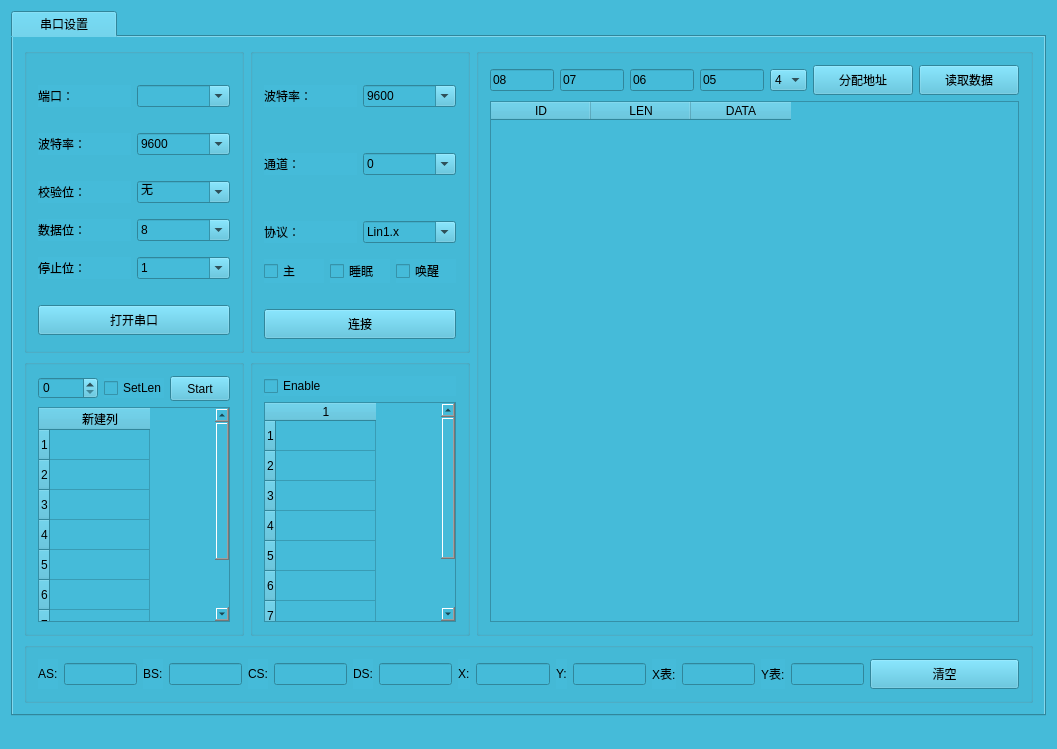
<?xml version="1.0" encoding="UTF-8"?>
<ui version="4.0">
 <class>MainWindow</class>
 <widget class="QMainWindow" name="MainWindow">
  <property name="geometry">
   <rect>
    <x>0</x>
    <y>0</y>
    <width>1057</width>
    <height>749</height>
   </rect>
  </property>
  <property name="windowTitle">
   <string>MainWindow</string>
  </property>
  <property name="styleSheet">
   <string notr="true">background-color:rgba(69, 187, 217,255);</string>
  </property>
  <widget class="QWidget" name="centralWidget">
   <layout class="QVBoxLayout" name="verticalLayout_11">
    <item>
     <widget class="QTabWidget" name="tabWidget">
      <property name="currentIndex">
       <number>0</number>
      </property>
      <widget class="QWidget" name="tab_2">
       <attribute name="icon">
        <iconset resource="qss.qrc">
         <normaloff>:/image/52414.ICO</normaloff>:/image/52414.ICO</iconset>
       </attribute>
       <attribute name="title">
        <string>     串口设置     </string>
       </attribute>
       <layout class="QVBoxLayout" name="verticalLayout_15">
        <item>
         <layout class="QVBoxLayout" name="verticalLayout_14">
          <item>
           <layout class="QHBoxLayout" name="horizontalLayout_16">
            <item>
             <layout class="QVBoxLayout" name="verticalLayout_10">
              <item>
               <layout class="QHBoxLayout" name="horizontalLayout_15">
                <item>
                 <widget class="QGroupBox" name="groupBox_3">
                  <property name="minimumSize">
                   <size>
                    <width>220</width>
                    <height>0</height>
                   </size>
                  </property>
                  <property name="maximumSize">
                   <size>
                    <width>220</width>
                    <height>400</height>
                   </size>
                  </property>
                  <property name="title">
                   <string/>
                  </property>
                  <layout class="QVBoxLayout" name="verticalLayout_6">
                   <item>
                    <spacer name="horizontalSpacer_9">
                     <property name="orientation">
                      <enum>Qt::Horizontal</enum>
                     </property>
                     <property name="sizeHint" stdset="0">
                      <size>
                       <width>40</width>
                       <height>20</height>
                      </size>
                     </property>
                    </spacer>
                   </item>
                   <item>
                    <layout class="QVBoxLayout" name="verticalLayout">
                     <item>
                      <layout class="QHBoxLayout" name="horizontalLayout">
                       <item>
                        <widget class="QLabel" name="label">
                         <property name="text">
                          <string>端口：</string>
                         </property>
                        </widget>
                       </item>
                       <item>
                        <widget class="QComboBox" name="comboBoxPort">
                         <property name="minimumSize">
                          <size>
                           <width>65</width>
                           <height>0</height>
                          </size>
                         </property>
                         <property name="editable">
                          <bool>true</bool>
                         </property>
                        </widget>
                       </item>
                      </layout>
                     </item>
                     <item>
                      <spacer name="horizontalSpacer_3">
                       <property name="orientation">
                        <enum>Qt::Horizontal</enum>
                       </property>
                       <property name="sizeHint" stdset="0">
                        <size>
                         <width>40</width>
                         <height>20</height>
                        </size>
                       </property>
                      </spacer>
                     </item>
                     <item>
                      <layout class="QHBoxLayout" name="horizontalLayout_2">
                       <item>
                        <widget class="QLabel" name="label_2">
                         <property name="text">
                          <string>波特率：</string>
                         </property>
                        </widget>
                       </item>
                       <item>
                        <widget class="QComboBox" name="comboBoxBaud">
                         <property name="minimumSize">
                          <size>
                           <width>65</width>
                           <height>0</height>
                          </size>
                         </property>
                         <property name="editable">
                          <bool>true</bool>
                         </property>
                         <item>
                          <property name="text">
                           <string>9600</string>
                          </property>
                         </item>
                         <item>
                          <property name="text">
                           <string>19200</string>
                          </property>
                         </item>
                         <item>
                          <property name="text">
                           <string>115200</string>
                          </property>
                         </item>
                         <item>
                          <property name="text">
                           <string>57600</string>
                          </property>
                         </item>
                        </widget>
                       </item>
                      </layout>
                     </item>
                     <item>
                      <spacer name="horizontalSpacer_4">
                       <property name="orientation">
                        <enum>Qt::Horizontal</enum>
                       </property>
                       <property name="sizeHint" stdset="0">
                        <size>
                         <width>40</width>
                         <height>20</height>
                        </size>
                       </property>
                      </spacer>
                     </item>
                     <item>
                      <layout class="QHBoxLayout" name="horizontalLayout_4">
                       <item>
                        <widget class="QLabel" name="label_4">
                         <property name="text">
                          <string>校验位：</string>
                         </property>
                        </widget>
                       </item>
                       <item>
                        <widget class="QComboBox" name="comboBoxCheck">
                         <property name="minimumSize">
                          <size>
                           <width>65</width>
                           <height>0</height>
                          </size>
                         </property>
                         <property name="editable">
                          <bool>true</bool>
                         </property>
                         <item>
                          <property name="text">
                           <string>无</string>
                          </property>
                         </item>
                         <item>
                          <property name="text">
                           <string>奇</string>
                          </property>
                         </item>
                         <item>
                          <property name="text">
                           <string>偶</string>
                          </property>
                         </item>
                        </widget>
                       </item>
                      </layout>
                     </item>
                     <item>
                      <spacer name="horizontalSpacer">
                       <property name="orientation">
                        <enum>Qt::Horizontal</enum>
                       </property>
                       <property name="sizeHint" stdset="0">
                        <size>
                         <width>40</width>
                         <height>10</height>
                        </size>
                       </property>
                      </spacer>
                     </item>
                     <item>
                      <layout class="QHBoxLayout" name="horizontalLayout_3">
                       <item>
                        <widget class="QLabel" name="label_3">
                         <property name="text">
                          <string>数据位：</string>
                         </property>
                        </widget>
                       </item>
                       <item>
                        <widget class="QComboBox" name="comboBoxData">
                         <property name="minimumSize">
                          <size>
                           <width>65</width>
                           <height>0</height>
                          </size>
                         </property>
                         <property name="editable">
                          <bool>true</bool>
                         </property>
                         <item>
                          <property name="text">
                           <string>8</string>
                          </property>
                         </item>
                        </widget>
                       </item>
                      </layout>
                     </item>
                     <item>
                      <spacer name="horizontalSpacer_2">
                       <property name="orientation">
                        <enum>Qt::Horizontal</enum>
                       </property>
                       <property name="sizeHint" stdset="0">
                        <size>
                         <width>40</width>
                         <height>10</height>
                        </size>
                       </property>
                      </spacer>
                     </item>
                     <item>
                      <layout class="QHBoxLayout" name="horizontalLayout_5">
                       <item>
                        <widget class="QLabel" name="label_5">
                         <property name="text">
                          <string>停止位：</string>
                         </property>
                        </widget>
                       </item>
                       <item>
                        <widget class="QComboBox" name="comboBoxStop">
                         <property name="minimumSize">
                          <size>
                           <width>65</width>
                           <height>0</height>
                          </size>
                         </property>
                         <property name="editable">
                          <bool>true</bool>
                         </property>
                         <item>
                          <property name="text">
                           <string>1</string>
                          </property>
                         </item>
                        </widget>
                       </item>
                      </layout>
                     </item>
                     <item>
                      <spacer name="horizontalSpacer_5">
                       <property name="orientation">
                        <enum>Qt::Horizontal</enum>
                       </property>
                       <property name="sizeHint" stdset="0">
                        <size>
                         <width>40</width>
                         <height>20</height>
                        </size>
                       </property>
                      </spacer>
                     </item>
                     <item>
                      <widget class="QPushButton" name="pushButtonOpen">
                       <property name="minimumSize">
                        <size>
                         <width>149</width>
                         <height>30</height>
                        </size>
                       </property>
                       <property name="text">
                        <string>打开串口</string>
                       </property>
                      </widget>
                     </item>
                    </layout>
                   </item>
                  </layout>
                 </widget>
                </item>
                <item>
                 <widget class="QGroupBox" name="groupBox_4">
                  <property name="minimumSize">
                   <size>
                    <width>220</width>
                    <height>0</height>
                   </size>
                  </property>
                  <property name="maximumSize">
                   <size>
                    <width>220</width>
                    <height>400</height>
                   </size>
                  </property>
                  <property name="title">
                   <string/>
                  </property>
                  <layout class="QVBoxLayout" name="verticalLayout_7">
                   <item>
                    <spacer name="horizontalSpacer_13">
                     <property name="orientation">
                      <enum>Qt::Horizontal</enum>
                     </property>
                     <property name="sizeHint" stdset="0">
                      <size>
                       <width>40</width>
                       <height>20</height>
                      </size>
                     </property>
                    </spacer>
                   </item>
                   <item>
                    <layout class="QHBoxLayout" name="horizontalLayout_7">
                     <item>
                      <widget class="QLabel" name="label_7">
                       <property name="text">
                        <string>波特率：</string>
                       </property>
                      </widget>
                     </item>
                     <item>
                      <widget class="QComboBox" name="comboBoxBaud_2">
                       <property name="editable">
                        <bool>true</bool>
                       </property>
                       <item>
                        <property name="text">
                         <string>9600</string>
                        </property>
                       </item>
                       <item>
                        <property name="text">
                         <string>10400</string>
                        </property>
                       </item>
                       <item>
                        <property name="text">
                         <string>19200</string>
                        </property>
                       </item>
                       <item>
                        <property name="text">
                         <string>20000</string>
                        </property>
                       </item>
                       <item>
                        <property name="text">
                         <string>57600</string>
                        </property>
                       </item>
                      </widget>
                     </item>
                    </layout>
                   </item>
                   <item>
                    <spacer name="horizontalSpacer_7">
                     <property name="orientation">
                      <enum>Qt::Horizontal</enum>
                     </property>
                     <property name="sizeHint" stdset="0">
                      <size>
                       <width>40</width>
                       <height>20</height>
                      </size>
                     </property>
                    </spacer>
                   </item>
                   <item>
                    <spacer name="horizontalSpacer_12">
                     <property name="orientation">
                      <enum>Qt::Horizontal</enum>
                     </property>
                     <property name="sizeHint" stdset="0">
                      <size>
                       <width>40</width>
                       <height>20</height>
                      </size>
                     </property>
                    </spacer>
                   </item>
                   <item>
                    <layout class="QVBoxLayout" name="verticalLayout_2">
                     <item>
                      <layout class="QHBoxLayout" name="horizontalLayout_6">
                       <item>
                        <widget class="QLabel" name="label_6">
                         <property name="text">
                          <string>通道：</string>
                         </property>
                        </widget>
                       </item>
                       <item>
                        <widget class="QComboBox" name="comboBoxGallery">
                         <property name="editable">
                          <bool>true</bool>
                         </property>
                         <item>
                          <property name="text">
                           <string>0</string>
                          </property>
                         </item>
                         <item>
                          <property name="text">
                           <string>1</string>
                          </property>
                         </item>
                        </widget>
                       </item>
                      </layout>
                     </item>
                     <item>
                      <spacer name="horizontalSpacer_11">
                       <property name="orientation">
                        <enum>Qt::Horizontal</enum>
                       </property>
                       <property name="sizeHint" stdset="0">
                        <size>
                         <width>40</width>
                         <height>20</height>
                        </size>
                       </property>
                      </spacer>
                     </item>
                     <item>
                      <spacer name="horizontalSpacer_8">
                       <property name="orientation">
                        <enum>Qt::Horizontal</enum>
                       </property>
                       <property name="sizeHint" stdset="0">
                        <size>
                         <width>40</width>
                         <height>20</height>
                        </size>
                       </property>
                      </spacer>
                     </item>
                     <item>
                      <layout class="QHBoxLayout" name="horizontalLayout_8">
                       <item>
                        <widget class="QLabel" name="label_8">
                         <property name="text">
                          <string>协议：</string>
                         </property>
                        </widget>
                       </item>
                       <item>
                        <widget class="QComboBox" name="comboBoxDeal">
                         <property name="editable">
                          <bool>true</bool>
                         </property>
                         <item>
                          <property name="text">
                           <string>Lin1.x</string>
                          </property>
                         </item>
                         <item>
                          <property name="text">
                           <string>Lin2.x</string>
                          </property>
                         </item>
                         <item>
                          <property name="text">
                           <string>Auto</string>
                          </property>
                         </item>
                         <item>
                          <property name="text">
                           <string>K-Lin</string>
                          </property>
                         </item>
                        </widget>
                       </item>
                      </layout>
                     </item>
                     <item>
                      <spacer name="horizontalSpacer_10">
                       <property name="orientation">
                        <enum>Qt::Horizontal</enum>
                       </property>
                       <property name="sizeHint" stdset="0">
                        <size>
                         <width>40</width>
                         <height>10</height>
                        </size>
                       </property>
                      </spacer>
                     </item>
                     <item>
                      <layout class="QHBoxLayout" name="horizontalLayout_9">
                       <item>
                        <widget class="QCheckBox" name="checkBoxImp">
                         <property name="text">
                          <string>主</string>
                         </property>
                        </widget>
                       </item>
                       <item>
                        <widget class="QCheckBox" name="checkBoxSleep">
                         <property name="text">
                          <string>睡眠</string>
                         </property>
                        </widget>
                       </item>
                       <item>
                        <widget class="QCheckBox" name="checkBoxWake">
                         <property name="text">
                          <string>唤醒</string>
                         </property>
                        </widget>
                       </item>
                      </layout>
                     </item>
                     <item>
                      <spacer name="horizontalSpacer_6">
                       <property name="orientation">
                        <enum>Qt::Horizontal</enum>
                       </property>
                       <property name="sizeHint" stdset="0">
                        <size>
                         <width>40</width>
                         <height>20</height>
                        </size>
                       </property>
                      </spacer>
                     </item>
                     <item>
                      <widget class="QPushButton" name="pushButtonConn">
                       <property name="minimumSize">
                        <size>
                         <width>149</width>
                         <height>30</height>
                        </size>
                       </property>
                       <property name="text">
                        <string>连接</string>
                       </property>
                      </widget>
                     </item>
                    </layout>
                   </item>
                  </layout>
                 </widget>
                </item>
               </layout>
              </item>
              <item>
               <layout class="QHBoxLayout" name="horizontalLayout_12">
                <item>
                 <widget class="QGroupBox" name="groupBox">
                  <property name="minimumSize">
                   <size>
                    <width>220</width>
                    <height>0</height>
                   </size>
                  </property>
                  <property name="maximumSize">
                   <size>
                    <width>220</width>
                    <height>16777215</height>
                   </size>
                  </property>
                  <property name="title">
                   <string/>
                  </property>
                  <layout class="QVBoxLayout" name="verticalLayout_4">
                   <item>
                    <layout class="QVBoxLayout" name="verticalLayout_3">
                     <item>
                      <layout class="QHBoxLayout" name="horizontalLayout_11">
                       <item>
                        <widget class="QSpinBox" name="spinBoxTime">
                         <property name="maximum">
                          <number>200000</number>
                         </property>
                        </widget>
                       </item>
                       <item>
                        <widget class="QCheckBox" name="checkBoxLength">
                         <property name="text">
                          <string>SetLen</string>
                         </property>
                        </widget>
                       </item>
                       <item>
                        <widget class="QPushButton" name="pushButtonStart">
                         <property name="minimumSize">
                          <size>
                           <width>60</width>
                           <height>25</height>
                          </size>
                         </property>
                         <property name="text">
                          <string>Start</string>
                         </property>
                        </widget>
                       </item>
                      </layout>
                     </item>
                     <item>
                      <widget class="QTableWidget" name="tableWidgetMtask">
                       <property name="minimumSize">
                        <size>
                         <width>100</width>
                         <height>0</height>
                        </size>
                       </property>
                       <row>
                        <property name="text">
                         <string>1</string>
                        </property>
                       </row>
                       <row>
                        <property name="text">
                         <string>2</string>
                        </property>
                       </row>
                       <row>
                        <property name="text">
                         <string>3</string>
                        </property>
                       </row>
                       <row>
                        <property name="text">
                         <string>4</string>
                        </property>
                       </row>
                       <row>
                        <property name="text">
                         <string>5</string>
                        </property>
                       </row>
                       <row>
                        <property name="text">
                         <string>6</string>
                        </property>
                       </row>
                       <row>
                        <property name="text">
                         <string>7</string>
                        </property>
                       </row>
                       <row>
                        <property name="text">
                         <string>8</string>
                        </property>
                       </row>
                       <column>
                        <property name="text">
                         <string>新建列</string>
                        </property>
                       </column>
                      </widget>
                     </item>
                    </layout>
                   </item>
                  </layout>
                 </widget>
                </item>
                <item>
                 <widget class="QGroupBox" name="groupBox_2">
                  <property name="minimumSize">
                   <size>
                    <width>220</width>
                    <height>0</height>
                   </size>
                  </property>
                  <property name="maximumSize">
                   <size>
                    <width>220</width>
                    <height>16777215</height>
                   </size>
                  </property>
                  <property name="title">
                   <string/>
                  </property>
                  <layout class="QVBoxLayout" name="verticalLayout_8">
                   <item>
                    <layout class="QVBoxLayout" name="verticalLayout_5">
                     <item>
                      <widget class="QCheckBox" name="checkBoxCheck">
                       <property name="minimumSize">
                        <size>
                         <width>0</width>
                         <height>20</height>
                        </size>
                       </property>
                       <property name="text">
                        <string>Enable</string>
                       </property>
                      </widget>
                     </item>
                     <item>
                      <widget class="QTableWidget" name="tableWidgetStask">
                       <property name="minimumSize">
                        <size>
                         <width>100</width>
                         <height>0</height>
                        </size>
                       </property>
                       <row>
                        <property name="text">
                         <string>1</string>
                        </property>
                       </row>
                       <row>
                        <property name="text">
                         <string>2</string>
                        </property>
                       </row>
                       <row>
                        <property name="text">
                         <string>3</string>
                        </property>
                       </row>
                       <row>
                        <property name="text">
                         <string>4</string>
                        </property>
                       </row>
                       <row>
                        <property name="text">
                         <string>5</string>
                        </property>
                       </row>
                       <row>
                        <property name="text">
                         <string>6</string>
                        </property>
                       </row>
                       <row>
                        <property name="text">
                         <string>7</string>
                        </property>
                       </row>
                       <row>
                        <property name="text">
                         <string>8</string>
                        </property>
                       </row>
                       <column>
                        <property name="text">
                         <string>1</string>
                        </property>
                       </column>
                      </widget>
                     </item>
                    </layout>
                   </item>
                  </layout>
                 </widget>
                </item>
               </layout>
              </item>
             </layout>
            </item>
            <item>
             <widget class="QGroupBox" name="groupBox_5">
              <property name="title">
               <string/>
              </property>
              <layout class="QVBoxLayout" name="verticalLayout_13">
               <item>
                <layout class="QVBoxLayout" name="verticalLayout_12">
                 <item>
                  <layout class="QHBoxLayout" name="horizontalLayout_14">
                   <item>
                    <layout class="QHBoxLayout" name="horizontalLayout_13">
                     <item>
                      <widget class="QLineEdit" name="lineEditEight">
                       <property name="text">
                        <string>08</string>
                       </property>
                      </widget>
                     </item>
                     <item>
                      <widget class="QLineEdit" name="lineEditSeven">
                       <property name="text">
                        <string>07</string>
                       </property>
                      </widget>
                     </item>
                     <item>
                      <widget class="QLineEdit" name="lineEditSix">
                       <property name="text">
                        <string>06</string>
                       </property>
                      </widget>
                     </item>
                     <item>
                      <widget class="QLineEdit" name="lineEditFive">
                       <property name="text">
                        <string>05</string>
                       </property>
                      </widget>
                     </item>
                    </layout>
                   </item>
                   <item>
                    <widget class="QComboBox" name="comboBoxNumber">
                     <item>
                      <property name="text">
                       <string>4</string>
                      </property>
                     </item>
                     <item>
                      <property name="text">
                       <string>3</string>
                      </property>
                     </item>
                     <item>
                      <property name="text">
                       <string>2</string>
                      </property>
                     </item>
                     <item>
                      <property name="text">
                       <string>1</string>
                      </property>
                     </item>
                    </widget>
                   </item>
                   <item>
                    <widget class="QPushButton" name="pushButtonAddress">
                     <property name="minimumSize">
                      <size>
                       <width>100</width>
                       <height>30</height>
                      </size>
                     </property>
                     <property name="text">
                      <string>分配地址</string>
                     </property>
                    </widget>
                   </item>
                   <item>
                    <widget class="QPushButton" name="pushButtonRead">
                     <property name="minimumSize">
                      <size>
                       <width>100</width>
                       <height>30</height>
                      </size>
                     </property>
                     <property name="text">
                      <string>读取数据</string>
                     </property>
                    </widget>
                   </item>
                  </layout>
                 </item>
                 <item>
                  <widget class="QTableWidget" name="tableWidgetData">
                   <column>
                    <property name="text">
                     <string>ID</string>
                    </property>
                   </column>
                   <column>
                    <property name="text">
                     <string>LEN</string>
                    </property>
                   </column>
                   <column>
                    <property name="text">
                     <string>DATA</string>
                    </property>
                   </column>
                  </widget>
                 </item>
                </layout>
               </item>
              </layout>
             </widget>
            </item>
           </layout>
          </item>
          <item>
           <widget class="QGroupBox" name="groupBox_6">
            <property name="title">
             <string/>
            </property>
            <layout class="QVBoxLayout" name="verticalLayout_9">
             <item>
              <layout class="QHBoxLayout" name="horizontalLayout_10">
               <item>
                <widget class="QLabel" name="label_9">
                 <property name="text">
                  <string>AS:</string>
                 </property>
                </widget>
               </item>
               <item>
                <widget class="QLineEdit" name="lineEditAS"/>
               </item>
               <item>
                <widget class="QLabel" name="label_10">
                 <property name="text">
                  <string>BS:</string>
                 </property>
                </widget>
               </item>
               <item>
                <widget class="QLineEdit" name="lineEditBS"/>
               </item>
               <item>
                <widget class="QLabel" name="label_11">
                 <property name="text">
                  <string>CS:</string>
                 </property>
                </widget>
               </item>
               <item>
                <widget class="QLineEdit" name="lineEditCS"/>
               </item>
               <item>
                <widget class="QLabel" name="label_12">
                 <property name="text">
                  <string>DS:</string>
                 </property>
                </widget>
               </item>
               <item>
                <widget class="QLineEdit" name="lineEditDS"/>
               </item>
               <item>
                <widget class="QLabel" name="label_13">
                 <property name="text">
                  <string>X:</string>
                 </property>
                </widget>
               </item>
               <item>
                <widget class="QLineEdit" name="lineEditX"/>
               </item>
               <item>
                <widget class="QLabel" name="label_14">
                 <property name="text">
                  <string>Y:</string>
                 </property>
                </widget>
               </item>
               <item>
                <widget class="QLineEdit" name="lineEditY"/>
               </item>
               <item>
                <widget class="QLabel" name="label_15">
                 <property name="text">
                  <string>X表:</string>
                 </property>
                </widget>
               </item>
               <item>
                <widget class="QLineEdit" name="lineEditXTab"/>
               </item>
               <item>
                <widget class="QLabel" name="label_16">
                 <property name="text">
                  <string>Y表:</string>
                 </property>
                </widget>
               </item>
               <item>
                <widget class="QLineEdit" name="lineEditYTab"/>
               </item>
               <item>
                <widget class="QPushButton" name="pushButtonClear">
                 <property name="minimumSize">
                  <size>
                   <width>149</width>
                   <height>30</height>
                  </size>
                 </property>
                 <property name="text">
                  <string>清空</string>
                 </property>
                </widget>
               </item>
              </layout>
             </item>
            </layout>
           </widget>
          </item>
         </layout>
        </item>
       </layout>
       <zorder></zorder>
      </widget>
     </widget>
    </item>
   </layout>
  </widget>
  <widget class="QMenuBar" name="menuBar">
   <property name="geometry">
    <rect>
     <x>0</x>
     <y>0</y>
     <width>1057</width>
     <height>22</height>
    </rect>
   </property>
  </widget>
  <widget class="QStatusBar" name="statusBar"/>
 </widget>
 <layoutdefault spacing="6" margin="11"/>
 <tabstops>
  <tabstop>checkBoxWake</tabstop>
  <tabstop>comboBoxGallery</tabstop>
  <tabstop>tableWidgetMtask</tabstop>
  <tabstop>comboBoxBaud_2</tabstop>
  <tabstop>comboBoxDeal</tabstop>
  <tabstop>comboBoxCheck</tabstop>
  <tabstop>spinBoxTime</tabstop>
  <tabstop>pushButtonStart</tabstop>
  <tabstop>checkBoxImp</tabstop>
  <tabstop>tableWidgetStask</tabstop>
  <tabstop>checkBoxCheck</tabstop>
  <tabstop>pushButtonConn</tabstop>
  <tabstop>checkBoxSleep</tabstop>
  <tabstop>comboBoxStop</tabstop>
  <tabstop>comboBoxData</tabstop>
  <tabstop>comboBoxPort</tabstop>
  <tabstop>comboBoxBaud</tabstop>
  <tabstop>pushButtonOpen</tabstop>
 </tabstops>
 <resources>
  <include location="qss.qrc"/>
 </resources>
 <connections/>
</ui>
